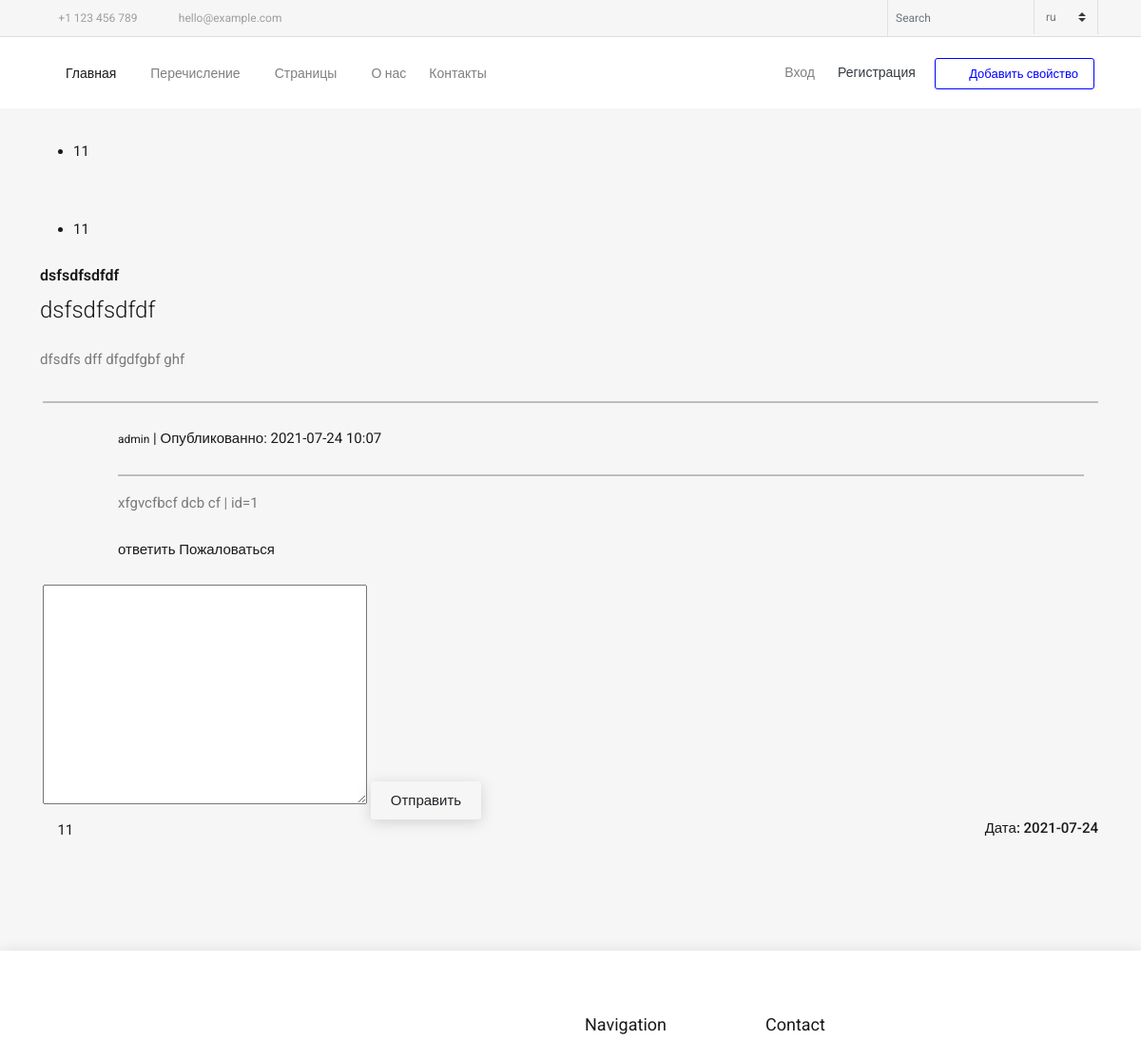
Before: /ru/news/news/dsfsdfsdfdf/ (upper part) with the older database file.
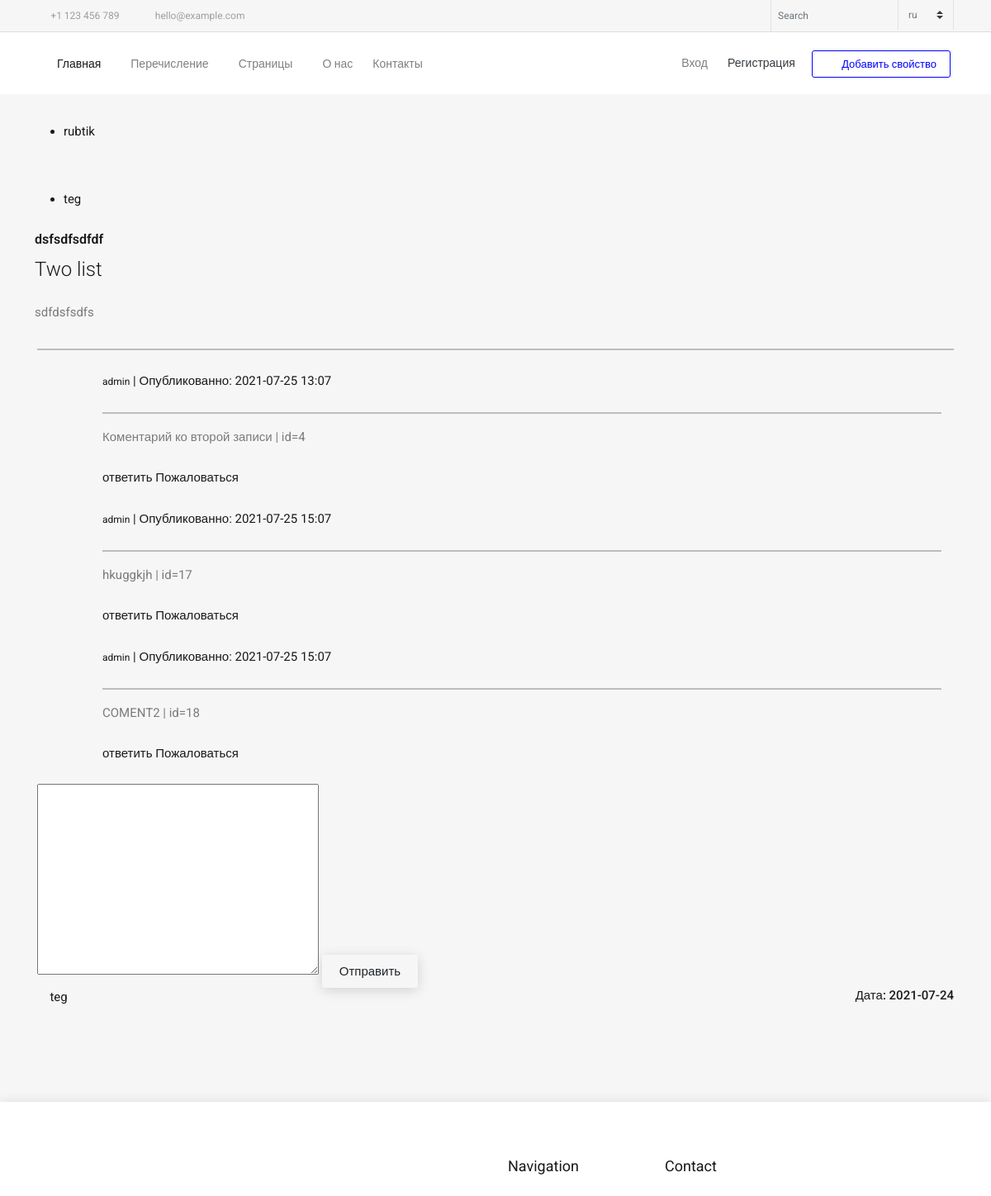
After: the same page with the newer database file.
### news/models.py (models this page shows, shortened)
class Category(MPTTModel):
    parent = TreeForeignKey('self', on_delete=models.CASCADE, null=True, blank=True, related_name='children', verbose_name='Родитель')
    name = models.CharField(max_length=255, verbose_name='Имя рубрики')
    slug = models.SlugField(max_length=255, unique=True, verbose_name='Ссылка')
    photo = models.ImageField(blank=True, upload_to='image', null=True, verbose_name='Изображение')
    def get_absolute_url(self):
        return reverse('category', kwargs={"slug": self.slug})
    class MPTTMeta:
        order_insertion_by = ['name']
    class Meta:
        verbose_name = 'Рубрика'
        verbose_name_plural = 'Рубрики'

class Tag(models.Model):
    BUTTON = (
        ('Publish', 'Опубликовать'),
        ('Not_to_publish', 'Не публиковать'),
    )
    button = models.CharField(max_length=30, choices=BUTTON, verbose_name='Статус')
    name = models.CharField(max_length=30, verbose_name='Название(ru)')
    image = models.ImageField(blank=True,  null=True, verbose_name='Изображение')
    slug = models.SlugField(max_length=255, unique=True, verbose_name='Ссылка')
    def get_absolute_url(self):
        return reverse('tag', kwargs={"slug": self.slug})
    class Meta:
        verbose_name = 'Метка'
        verbose_name_plural = 'Метки'
        ordering = ['name']

class Post(models.Model):
    author = models.ForeignKey(settings.AUTH_USER_MODEL, verbose_name='Автор', on_delete=models.CASCADE)
    STATUS_NEWS = (
        ('Publish', 'Опубликовать'),
        ('Not_to_publish', 'Не публиковать'),
    )
    status = models.CharField(default='P',max_length=30, choices=STATUS_NEWS, verbose_name='Статус')
    yved = models.BooleanField(default=False, verbose_name='Уведомить')
    title = models.CharField(max_length=255, db_index=True, verbose_name='Наименование')
    slug = models.SlugField(unique=True, verbose_name='Ссылка')
    content = RichTextUploadingField(blank=True, verbose_name='Описание')
    category = TreeForeignKey('Category', verbose_name='Рубрики', on_delete=models.CASCADE, null=True, blank=True, db_index=True)
    tags = models.ManyToManyField(Tag, verbose_name='Тэг')
    image = models.ImageField(blank=True, upload_to='media/image/', null=True, verbose_name='Изображение')
    views = models.IntegerField(default=0, verbose_name='Количество просмотров')
    created_at = models.DateTimeField(auto_now_add=True, verbose_name='Дата создания')
    update_at = models.DateTimeField(auto_now=True, verbose_name='Дата обновления')
    class Meta:
        verbose_name = 'Статья(ю)'
        verbose_name_plural = 'Статьи'
        ordering = ['-created_at']

### news/views.py (the view)
# urls.py: path('news/<str:slug>/', GetPost.as_view(), name='post'),
class GetPost(DetailView):
    model = Post
    template_name = 'news/newsdetails.html'
    context_object_name = 'post'
    def get_context_data(self, **kwargs):
        context = super(GetPost, self).get_context_data(**kwargs) #Достаем контекст из urls
        slug = self.kwargs.get(self.slug_url_kwarg, None) #Достаём slug из контекста
        comment_form = CommentForm(self.request.POST or None)
        coment = Comment.objects.filter(post__slug=slug) # Извлекаем нужные коментарии
        context['comm'] = create_comments_tree(coment)
        context['form'] = comment_form
        return context # Возвращаем контекст

### news/forms.py
class CommentForm(forms.ModelForm):
    class Meta:
        model = Comment
        fields = ['text']

### news/models.py (called while the page is built)
    @property
    def get_parent(self):
        if not self.parent:
            return ""
        return self.parent

### news/utils.py (called while the page is built, shortened)
def get_children(qs_child):
    res = []
    return res

def create_comments_tree(qs):
    res = []
    for comment in qs:
        c = {
            'id': comment.id,
            'text': comment.text,
            'timestamp': comment.timestamp.strftime('%Y-%m-%d %H:%m'),
            'author': comment.user,
            'is_child': comment.is_child,
            'parent_id': comment.get_parent
        }
        if comment.comment_children:
            c['children'] = get_children(comment.comment_children.all())
        if not comment.is_child:
            res.append(c)
    return res

### news/views.py (called while the page is built)
@register.filter
def get_all_tag(value):
    return Tag.objects.all()

@register.filter
def get_all_category(value):
    return Category.objects.all()

### templates/news/newsdetails.html (shortened to what this page needs)
{% extends 'base/base.html' %}
{% load static%}
{% load static i18n %}
{% load comments_tree %}
{% load crispy_forms_tags %}
        {% block body %}
        <section class="solid_banner_area">
                                <div class="container">
                                    <div class="solid_banner_inner">
                                        <h3>{{ title_rubrics }}</h3>
                                            <ul>
                                                {% for a in 1|get_all_category %}
                                                    <li><a href="{{ a.get_absolute_url }}">{{ a.name }}</a></li>
                                                {% endfor %}
                                            </ul>
                                    </div>
                                    <div class="solid_banner_inner">
                                        <h3>{{ title_tag }}</h3>
                                            <ul>
                                                {% for a in 1|get_all_tag %}
                                                    <li><a href="{{ a.get_absolute_url }}">{{ a.name }}</a></li>
                                                {% endfor %}
                                            </ul>
                                    </div>
                            </section>
        <section class="categories_product_main p_80">
            <div class="container">
                <div class="categories_main_inner">
                    <div class="row row_disable">
                        <div class="col-lg-12">
							<div class="c_product_grid_details">
                                <div class="c_product_item">
                                    <div class="row">
                                            <div class="c_product_text">
                                                <h5 id="ddd">{{ post.slug }}</h5>
                                                 <h3>{{ post.title }}</h3>
                                                        {{ post.content|safe }}
                                            </div>
                                    </div>
                                    <hr>
                                    <ul>
                                    {{ comm|comments_filter}}
                                    </ul>
                                        <form action="{% url 'comment_create' %}" method="POST">
                <textarea name="text" cols="40" rows="10" class="textarea" required="" id="id_text"></textarea>
                <input type="button" class="btn btn-ptimary" value="Отправить" id="bt">
            </form>
                                </div>
                                    <span class="categories">
                                        <i class="fa fa-tag"></i>
                                        {% if post.tags.exists %}
                                                            {% for tag in post.tags.all %}
                                                            <a href="{{ tag.get_absolute_url }}">{{ tag.name }}</a>
                                                            {% endfor %}
                                                        {% endif %}
                                    </span>
                                    <div class="float-right"> <h6>{% trans 'Дата:' %} <span> {{ post.created_at|date:"Y-m-d" }}</span></h6> </div>
                        </div>
                    </div>
                </div>
            </div>
        </section>
        {% endblock %}

Changed rows visible on the page:
changed Category: name "11" → "rubtik"
changed Tag: name "11" → "teg"
changed Post "dsfsdfsdfdf": title "dsfsdfsdfdf" → "Two list"; content "dfsdfs dff dfgdfgbf ghf" → "sdfdsfsdfs"
Other visible differences:
{{ comm|comments_filter }}: "admin | Опубликованно: 2021-07-24 10:07 xfgvcfbcf dcb cf | id=1 ответить Пожаловаться" → "admin | Опубликованно: 2021-07-25 13:07 Коментарий ко второй записи | id=4 ответить Пожаловаться admin | Опубликованно: 2021-07-25 15:07 hkuggkjh | id=17 ответить Пожаловаться admin | Опубликованно: 2021-07-25 15:07 COMENT2 | id=18 ответить Пожаловаться"
